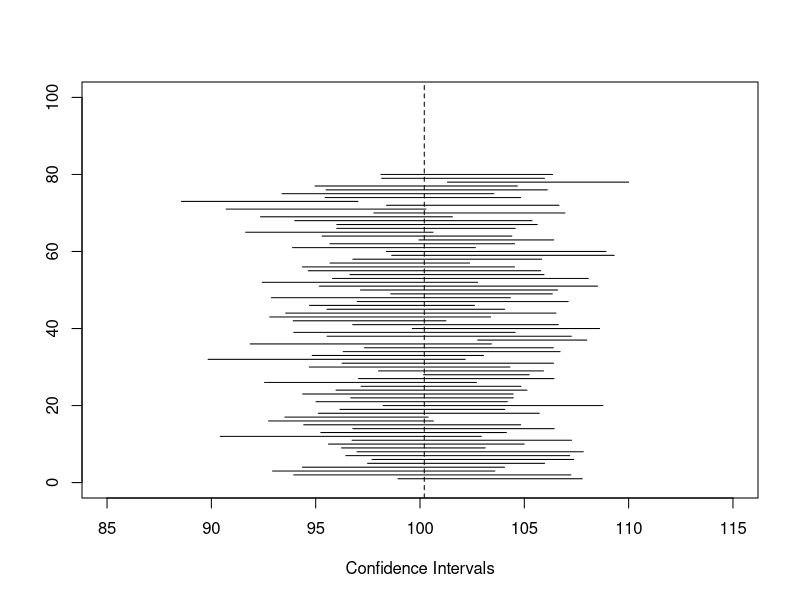

This figure's R source:
## ---- chunk 1
# Load blood_CD8.csv only if blood_CD8 not already in memory
if (!exists("blood_CD8")) {
  blood_CD8 <- read.csv("blood_CD8.csv", stringsAsFactors = FALSE)
}
## ---- chunk 2
# Extract 4-hour CD127 values
cd127_4h <- blood_CD8$`X4`

# Construct a 95% confidence interval for the mean
t.test(cd127_4h, conf.level = 0.95)
## ---- chunk 3
nreps <- 80
population <- rnorm(n=10000, mean=100, sd=10)
true.mean <- mean(population)
in.CI <- rep(NA, nreps)

plot(true.mean,0,type="n", xlim=c(85, 115), ylim=c(0,100),xlab="Confidence Intervals", ylab="")
abline(v=true.mean, lty=2)

for (i in 1:nreps) {  
x <- sample(population, 20)  
temp.CI <- t.test(x)$conf.int  
segments(temp.CI[1], i, temp.CI[2],i)
in.CI[i] <- true.mean>temp.CI[1] & true.mean<temp.CI[2]   
}
mean( in.CI )
